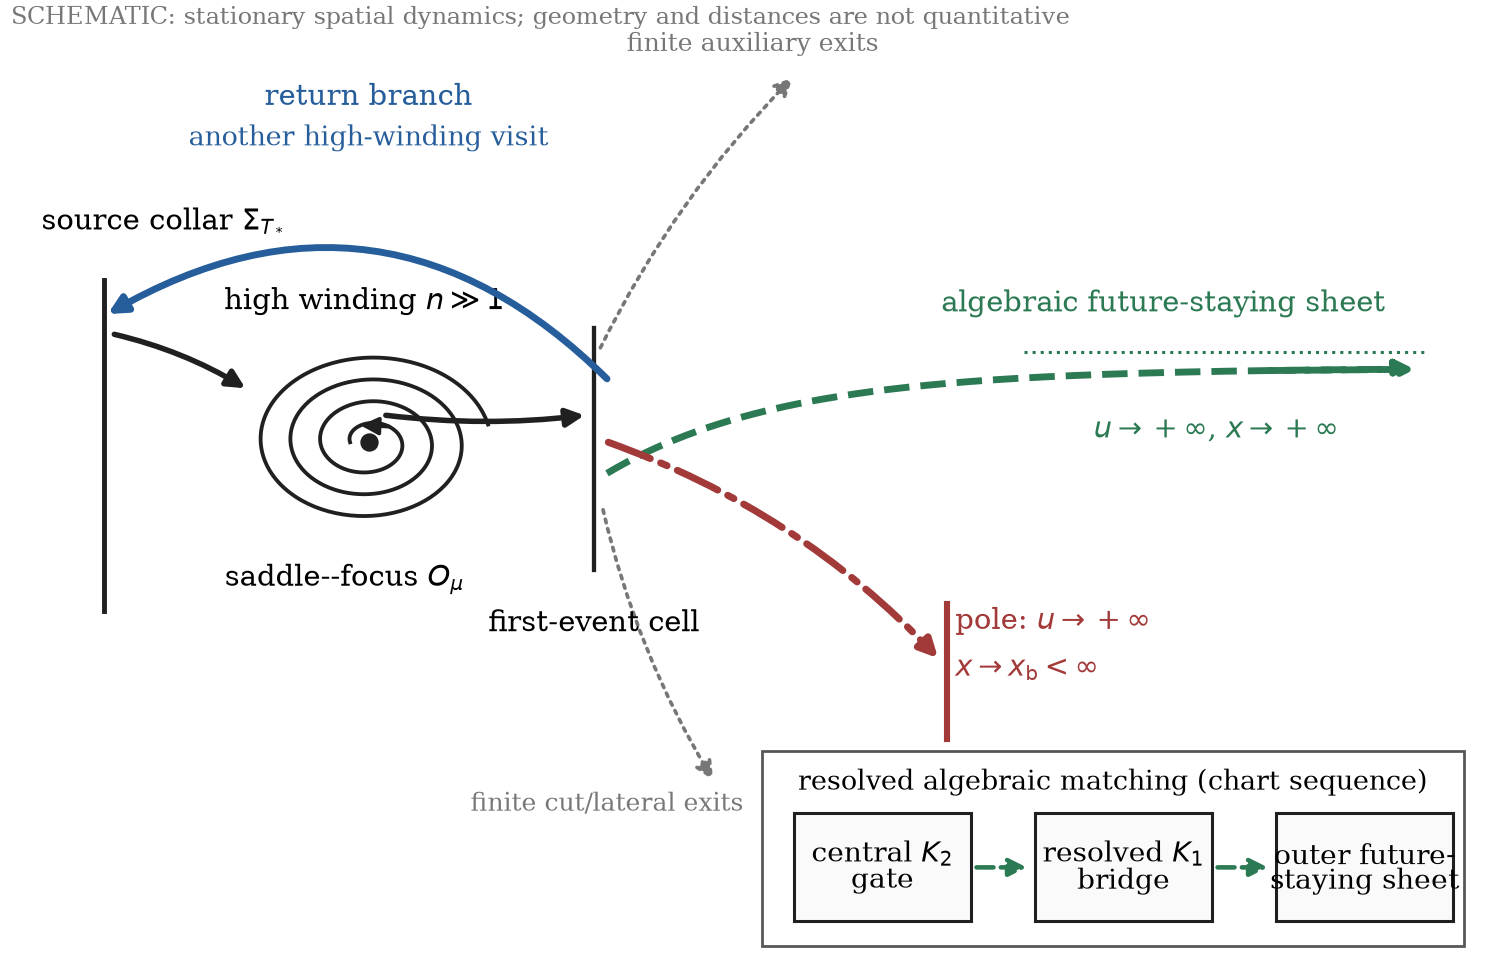

Write Python code to recreate this figure.
#!/usr/bin/env python3
"""Render the schematic geometry used in the van der Pol companion paper."""

from pathlib import Path

import matplotlib as mpl
import matplotlib.pyplot as plt
import numpy as np
from matplotlib.patches import FancyArrowPatch, Rectangle


HERE = Path(__file__).resolve().parent
PDF = HERE / "positive_two_end_geometry.pdf"
PNG = HERE / "positive_two_end_geometry.png"

mpl.rcParams.update(
    {
        "font.family": "serif",
        "font.size": 9.5,
        "axes.linewidth": 0.8,
        "pdf.fonttype": 42,
        "ps.fonttype": 42,
    }
)


def arrow(ax, start, end, color, style="-", width=2.0, rad=0.0, zorder=4):
    patch = FancyArrowPatch(
        start,
        end,
        arrowstyle="-|>",
        mutation_scale=12,
        linewidth=width,
        linestyle=style,
        color=color,
        connectionstyle=f"arc3,rad={rad}",
        shrinkA=0,
        shrinkB=0,
        zorder=zorder,
    )
    ax.add_patch(patch)


def main():
    blue = "#265D9B"
    red = "#A33A3A"
    green = "#2C7A53"
    gray = "#777777"
    dark = "#202020"

    fig = plt.figure(figsize=(7.25, 5.10), constrained_layout=False)
    ax = fig.add_axes([0.035, 0.08, 0.93, 0.86])
    ax.set_xlim(0, 11.2)
    ax.set_ylim(-3.85, 3.3)
    ax.axis("off")

    # Source and return sections.
    ax.plot([0.75, 0.75], [-1.2, 1.25], color=dark, lw=1.6)
    ax.text(0.28, 1.62, r"source collar $\Sigma_{T_*}$", ha="left")
    ax.plot([4.45, 4.45], [-0.9, 0.9], color=dark, lw=1.4)
    ax.text(4.45, -1.35, "first-event cell", ha="center")

    # Representative incoming flight and a logarithmic high-winding spiral.
    arrow(ax, (0.83, 0.85), (1.82, 0.45), dark, width=1.8, rad=-0.08)
    center = np.array([2.75, 0.05])
    theta = np.linspace(0.2, 7.0 * np.pi, 600)
    radius = np.linspace(0.92, 0.14, theta.size)
    spiral = center[:, None] + np.vstack(
        (radius * np.cos(theta), 0.72 * radius * np.sin(theta))
    )
    ax.plot(spiral[0], spiral[1], color=dark, lw=1.25)
    k = 535
    arrow(
        ax,
        (spiral[0, k], spiral[1, k]),
        (spiral[0, k + 30], spiral[1, k + 30]),
        dark,
        width=1.25,
    )
    ax.plot(center[0], center[1], marker="o", ms=5, color=dark)
    ax.text(center[0] - 0.18, -1.02, r"saddle--focus $O_\mu$", ha="center")
    ax.text(2.72, 1.03, r"high winding $n\gg1$", ha="center")
    arrow(ax, (2.88, 0.25), (4.38, 0.25), dark, width=1.8, rad=0.06)

    # Return branch.
    arrow(ax, (4.55, 0.52), (0.78, 1.00), blue, style="-", width=2.25, rad=0.38)
    ax.text(2.75, 2.55, "return branch", color=blue, ha="center")
    ax.text(2.75, 2.25, "another high-winding visit", color=blue, ha="center", fontsize=8.7)

    # Pole branch, ending at a finite physical position.
    arrow(ax, (4.56, 0.05), (7.05, -1.55), red, style="-.", width=2.3, rad=-0.12)
    ax.plot([7.12, 7.12], [-2.15, -1.15], color=red, lw=2.0)
    ax.text(7.18, -1.34, r"pole: $u\to+\infty$", color=red, ha="left")
    ax.text(7.18, -1.68, r"$x\to x_{\mathrm{b}}<\infty$", color=red, ha="left")

    # Algebraic branch, asymptotic to a future-staying sheet.
    x = np.linspace(4.55, 10.5, 240)
    y = -0.18 + 0.78 * (1 - np.exp(-0.75 * (x - 4.55)))
    ax.plot(x, y, color=green, lw=2.25, ls="--")
    arrow(ax, (9.55, y[-40]), (10.65, y[-1]), green, style="--", width=2.25)
    ax.plot([7.7, 10.75], [0.72, 0.72], color=green, lw=1.0, ls=":")
    ax.text(8.75, 1.02, "algebraic future-staying sheet", color=green, ha="center")
    ax.text(9.15, 0.08, r"$u\to+\infty$, $x\to+\infty$", color=green, ha="center")

    # Auxiliary finite exits, intentionally quiet.
    arrow(ax, (4.52, -0.45), (5.35, -2.45), gray, style=":", width=1.2, rad=0.08, zorder=2)
    arrow(ax, (4.50, 0.75), (5.95, 2.75), gray, style=":", width=1.2, rad=-0.08, zorder=2)
    ax.text(4.55, -2.68, "finite cut/lateral exits", color=gray, ha="center", fontsize=8.3)
    ax.text(5.65, 2.95, "finite auxiliary exits", color=gray, ha="center", fontsize=8.3)

    # Matching inset.  Its arrows encode analytic chart matching, not spatial
    # flow time; the three labelled boxes are the objects joined in the proof.
    inset = Rectangle(
        (5.72, -3.68),
        5.30,
        1.44,
        facecolor="white",
        edgecolor="#555555",
        lw=0.9,
        zorder=5,
    )
    ax.add_patch(inset)
    ax.text(
        8.37,
        -2.47,
        "resolved algebraic matching (chart sequence)",
        fontsize=8.8,
        ha="center",
        va="center",
        zorder=7,
    )
    boxes = [
        (5.96, 1.34, "central $K_2$\ngate"),
        (7.78, 1.34, "resolved $K_1$\nbridge"),
        (9.60, 1.34, "outer future-\nstaying sheet"),
    ]
    for bx, box_width, label in boxes:
        ax.add_patch(
            Rectangle(
                (bx, -3.50),
                box_width,
                0.80,
                facecolor="#FAFAFA",
                edgecolor=dark,
                lw=1.0,
                zorder=6,
            )
        )
        ax.text(
            bx + box_width / 2,
            -3.10,
            label,
            ha="center",
            va="center",
            fontsize=9.2,
            linespacing=0.98,
            zorder=7,
        )
    arrow(ax, (7.34, -3.10), (7.72, -3.10), green, style="--", width=1.5, zorder=7)
    arrow(ax, (9.16, -3.10), (9.54, -3.10), green, style="--", width=1.5, zorder=7)

    ax.text(0.05, 3.15, "SCHEMATIC: stationary spatial dynamics; geometry and distances are not quantitative", color=gray, fontsize=8.0)

    fig.savefig(PDF, bbox_inches="tight", pad_inches=0.02)
    fig.savefig(PNG, dpi=220, bbox_inches="tight", pad_inches=0.02)
    plt.close(fig)


if __name__ == "__main__":
    main()
